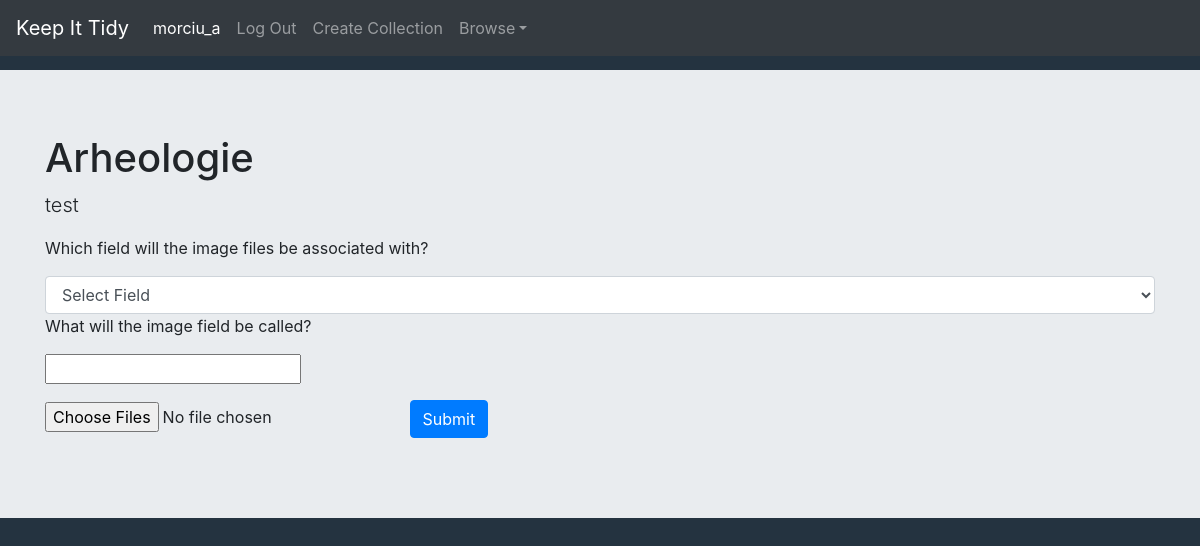
/upload_images/95 (signed in), run on the app's committed database.
### KeepItTidy/models.py (models this page shows, shortened)
class User(AbstractUser):
	pass

class Collection(models.Model):
	user = models.ForeignKey(User, on_delete=models.CASCADE, related_name="collection")
	name = models.CharField(max_length=200)
	description = models.CharField(max_length=200)

### KeepItTidy/views.py (the view)
# urls.py: path("upload_images/<int:collection_id>", views.upload_images, name="upload_images"),
@login_required
def upload_images(request, collection_id):
	current_user = request.user
	collection = Collection.objects.get(id=collection_id)
	field_dict = FieldDict.objects.get(collection=collection)
	fields = FieldNameTypePair.objects.filter(dictionary=field_dict)
	if request.method == "POST":
		associated_field = request.POST['selectedField']
		image_field_name = request.POST['imageFieldName']
		print(associated_field)
		print(image_field_name)
		associated_field_obj = FieldNameTypePair.objects.get(field_name=associated_field)
		associated_field_type = associated_field_obj.field_type
		print(associated_field_type)
		if len(request.FILES) > 0:
			for i in request.FILES:
				for img_file in request.FILES.getlist(i):
					items = Item.objects.filter(collection=collection)
					collection_fields = FieldDict.objects.get(collection=collection)
					image_field = FieldNameTypePair.objects.filter(dictionary=collection_fields, field_type='image')
					print(image_field)
					if image_field.count() <= 0:
						print("FOUND IMAGE FIELD")
						name_type_pair = FieldNameTypePair(dictionary=collection_fields, field_name=image_field_name, field_type='image')
						name_type_pair.save()
					for item in items:
						old_imgs = ImageField.objects.filter(item=item)
						file_names = []
						for img in old_imgs:
							file_names.append(img.file_name())
						if old_imgs.count() <= 0 or img_file.name not in file_names:
							if associated_field_type == "number":
								entry = str(NumberField.objects.get(item=item, name=associated_field).number)
								if img_file.name.split('.')[0] in entry or entry in img_file.name.split('.')[0]:
									new_img = ImageField(name=image_field_name, collection=collection, item=item, image=img_file)
									new_img.save()
						else:
							pass
		return render(request, "keepittidy/upload_images.html", {
				"user": current_user,
				"collection": collection,
				"fields": fields
				})
	else:
		return render(request, "keepittidy/upload_images.html", {
				"user": current_user,
				"collection": collection,
				"fields": fields
				})

### KeepItTidy/templates/keepittidy/upload_images.html (shortened to what this page needs)
{% extends "keepittidy/layout.html" %}
{% load static %}
{% block body %}
<div id="collection" class="jumbotron jumbotron-fluid">
	<div class="container">
		<h1 class="display-5">{{ collection.name }}</h1>
		<p class="lead">{{ collection.description }}</p>
	</div>
	<div class="container">
		<form action="{% url 'upload_images' collection.id %}" method="post" enctype="multipart/form-data">
			<div>
				<p>Which field will the image files be associated with?</p>
				<select class="form-control" name="selectedField" required>
        			<option selected="true" disabled="disabled" value="">Select Field</option>
		        </select>
		    </div>
		    <div>
		    	<p>What will the image field be called?</p>
        		<input type="text" name="imageFieldName" required>
		    </div>
			<input type="file" class="form-control-image {{field.field_type}}" name="{{field.field_name}} / {{field.field_type}}" multiple required>
		    <button type="submit" class="btn btn-primary">Submit</button>
		</form>
	</div>
</div>
{% endblock %}

### KeepItTidy/templates/keepittidy/layout.html (shortened to what this page needs)
{% load static %}
<!DOCTYPE html>
<html lang="en">
	<head>
		<link rel="stylesheet" href="https://cdn.jsdelivr.net/npm/bootstrap@4.6.0/dist/css/bootstrap.min.css">
		<link href="{% static 'KeepItTidy/styles.css' %}" rel="stylesheet">
	</head>
	<body>
		<nav class="navbar navbar-expand-md navbar-dark bg-dark fixed-top">
		  <a class="navbar-brand" href="{% url 'index' %}">Keep It Tidy</a>
		  {% if user.is_authenticated %}
		  <div class="navbar-collapse collapse" id="navbarsExampleDefault" style="">
		    <ul class="navbar-nav mr-auto">
		      <li class="nav-item active">
		        <a class="nav-link" href="{% url 'view_collection' %}">{{user.username}}<span class="sr-only">(current)</span></a>
		      </li>
		      <li class="nav-item">
		        <a class="nav-link" href="{% url 'logout' %}">Log Out</a>
		      </li>
		      <li class="nav-item">
		        <a class="nav-link" href="{% url 'create_collection' %}" tabindex="-1">Create Collection
		        </a>
		      </li>
		      <li class="nav-item dropdown" id="dropdown01">
		        <a class="nav-link dropdown-toggle" href="#" data-toggle="dropdown" aria-haspopup="true" aria-expanded="false">Browse</a>
		      </li>
		    </ul>
		  </div>
		  {% endif %}
		</nav>
	{% block body %}
	{% endblock %}
	</body>
</html>

### KeepItTidy/static/KeepItTidy/styles.css (style rules this page uses)
body { background-color: #243340; padding-top: 70px; }
.btn { margin: 1em; }

### data on the page
User: username "morciu_a"
Collection: name "Arheologie", description "test"
